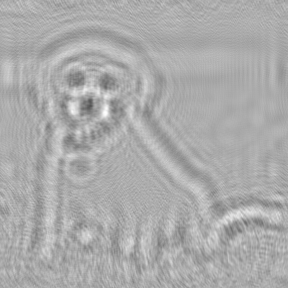
%> input picture diffraction/dog=19.9mm.tif, 288 x 288 px; the run also reads 2 pictures not shown here
$ octave tttiejiaopu.m   (GNU Octave 9; MATLAB toolbox functions it lacks are replaced by stand-ins)
%> lines starting %> are read from the running program, lines starting %| are printed output that depends on the picture
clear all;
clc;
close all;

%% TIE强度传输方程进行相位恢复
piesize=8e-3;%像素大小
L= 288*piesize;   %相位物体的长
W= 288*piesize;   %相位物体的宽 512
lambda=632.8e-6 ;%光源波长
k=2*pi/lambda;
d=20;%衍射距离

I1=im2double(imread('dog=19.9mm.tif'));
%> I1: size 288x288 double; min 0.325, max 1, mean 0.671
I2=im2double(imread('dog=20mm.tif'));
%> I2: size 288x288 double; min 0.329, max 1, mean 0.671
I3=im2double(imread('dog=20.1mm.tif'));
%> I3: size 288x288 double; min 0.325, max 1, mean 0.671; mean of the top-left, top-right, bottom-left and bottom-right quarters 0.672, 0.671, 0.671, 0.67
diaotaz=0.1;%衍射图之间的距离
D=(I3-I1)./(2*diaotaz);
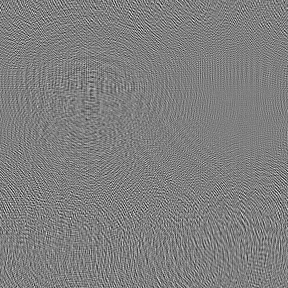
%> D: size 288x288 double; min -0.333, max 0.333, mean 0.000162; drawn with min black and max white

[x, y, ~] = size(I2);              %size返回行数和列数。r_dim为行数，c_dim为列数，~占位，表示只要行和列的值
%> x = 288; y = 288
fX = [0:fix(x/2),ceil(x/2)-1:-1:1]/L;%fix向下取整，ceil向上取整  %linspace(-x/2,x/2-1,x)/L;
fY = [0:fix(y/2),ceil(y/2)-1:-1:1]/L;%linspace(-y/2,y/2-1,y)/L;%
[fy,fx] = meshgrid(fY,fX);

q=fx.^2+fy.^2;
pesai=ifft2(q).*fft2(k.*D);

H=exp(1j*k*d.*sqrt(1-(lambda*lambda).*(q)));
HB=1./H;

a=ifft2(gradient((gradient(pesai))./I2));
a=a/max(max(a));

m=ifft2(q);
phase=-m.*a;
phase=phase/max(max(phase));

EO=I2.*exp(1j.*phase);
Ei=ifft2((fft2(EO)).*HB);
faik=angle(Ei);
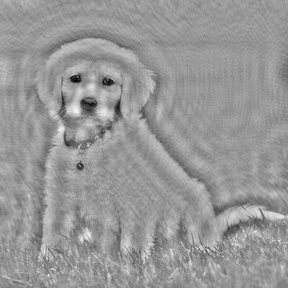
%> faik: size 288x288 double; min 2.24, max 3.09, mean 2.75; drawn with min black and max white
faik=abs(faik);
faik(find(faik==0))=0.01;%去除矩阵中等于0的点

faik=faik/max(max(faik));
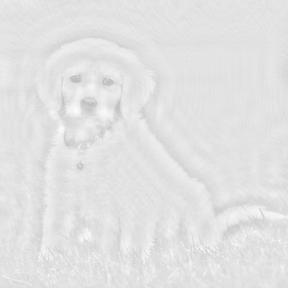
%> faik: size 288x288 double; min 0.726, max 1, mean 0.889
% faik=sqrt(faik);
faik=mat2gray(faik);
figure;
imshow(faik);
imwrite(faik,'btie2.tif');


%% 加速角谱迭代法 开始迭代 tie恢复的相位作为角谱的输入相位迭代

step=2000;
loss=ones(step,1);%MSE
psn=zeros(step,1);%psnr
N=288;%
gk=zeros(N,N);
minloss=1;
%% 读入
A0=I2;
%A0=sqrt(A0);
%A0=A0./max(max(A0));
A=ones(N,N);
phasek=2*pi.*rand(N,N);
phasek1=phasek;
Ei=A.*exp(1j.*faik);%初始的物面
figure;
tic
%> (the run ends here)
